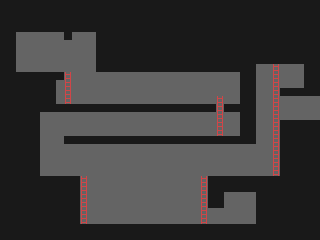

A 2D game scene composited from a Tiled map and its tileset images. What follows is a short description and the map's XML, with each tile layer's data collapsed to a summary:
An orthogonal 40x30 tile map with 8x8 px tiles, 2 tile layers (BACKGROUND, FOREGROUND), 2 tilesets and 32 objects (5x LADDER, 2x SOLDIER, ROPE, HIDING_SPOT, DOOR, ...).

<map version="1.0" orientation="orthogonal" renderorder="right-down" width="40" height="30" tilewidth="8" tileheight="8" nextobjectid="58">
 <tileset firstgid="1" name="placeholder" tilewidth="8" tileheight="8">
  <image source="placeholder.png" width="16" height="32" />
 </tileset>
 <tileset firstgid="9" name="SEWER" tilewidth="8" tileheight="8">
  <image source="tiles_sewer.png" width="40" height="48" />
 </tileset>
 <layer name="BACKGROUND" width="40" height="30">
  <data>[1200 cells, 1200 non-empty, 1 distinct tile ids]</data>
 </layer>
 <objectgroup name="SOLID">
  <object id="18" x="16" y="72" width="48" height="8" />
  <object id="19" x="16" y="80" width="40" height="24" />
  <object id="20" x="40" y="104" width="176" height="8" />
  <object id="21" x="224" y="104" width="16" height="8" />
  <object id="22" x="64" y="136" width="192" height="8" />
  <object id="23" x="240" y="64" width="16" height="72" />
  <object id="24" x="24" y="104" width="16" height="72" />
  <object id="25" x="40" y="176" width="40" height="48" />
  <object id="26" x="80" y="224" width="176" height="8" />
  <object id="28" x="208" y="192" width="16" height="16" />
  <object id="29" x="208" y="176" width="72" height="16" />
  <object id="32" x="256" y="192" width="24" height="32" />
  <object id="33" x="280" y="120" width="40" height="56" />
  <object id="34" x="256" y="40" width="48" height="24" />
  <object id="35" x="96" y="32" width="144" height="40" />
  <object id="36" x="304" y="64" width="16" height="32" />
  <object id="37" x="0" y="32" width="16" height="40" />
  <object id="38" x="0" y="16" width="104" height="16" />
  <object id="40" x="64" y="32" width="8" height="8" />
  <object id="41" x="280" y="88" width="24" height="8" />
 </objectgroup>
 <layer name="FOREGROUND" width="40" height="30">
  <data>[1200 cells, 726 non-empty, 2 distinct tile ids]</data>
 </layer>
 <objectgroup name="OBJECTS">
  <object id="11" name="LADDER" x="65" y="72" height="32" />
  <object id="12" name="LADDER" x="217" y="96" height="40" />
  <object id="13" name="LADDER" x="272" y="64" height="112" />
  <object id="14" name="LADDER" x="81" y="176" height="48" />
  <object id="16" name="LADDER" x="200" y="176" height="48" />
  <object id="17" name="ROPE" x="64" y="145" width="192" />
  <object id="42" name="SOLDIER" x="232" y="212" width="8" height="12">
   <properties>
    <property name="FACING" value="LEFT" />
    <property name="STATIONARY" value="True" />
   </properties>
  </object>
  <object id="44" name="HIDING_SPOT" x="136" y="88" width="12" height="16" />
  <object id="47" name="SOLDIER" x="192" y="92" width="8" height="12" />
  <object id="50" name="DOOR" x="28" y="60" width="16" height="12">
   <properties>
    <property name="LINK" value="pier_06.tmx" />
   </properties>
  </object>
  <object id="52" name="SHOW_MESSAGE" x="56" y="40" width="8" height="32">
   <properties>
    <property name="MESSAGE" value="The black spot is a hiding place. Use 'UP' to hide from enemies inside." />
   </properties>
  </object>
  <object id="56" name="CHANGE_LEVEL" x="320" y="96" width="8" height="24">
   <properties>
    <property name="LINK" value="LEVEL_02" />
   </properties>
  </object>
 </objectgroup>
</map>
